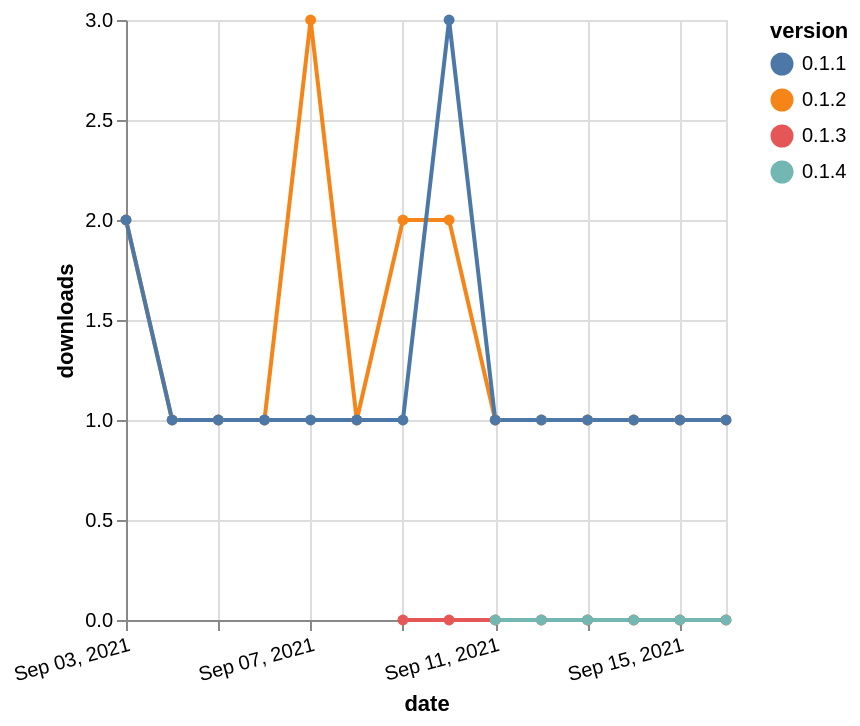

Specify this chart in Vega-Lite:
### Vega-Lite specification from a JSON file in a GitHub repository (floating-point values rounded to 4 significant figures)
{"$schema": "https://vega.github.io/schema/vega-lite/v5.json", "description": "A simple bar chart with embedded data.", "data": {"values": [{"date": "2021-09-09", "total": 10, "delta": 0, "version": "0.1.3"}, {"date": "2021-09-10", "total": 14, "delta": 0, "version": "0.1.3"}, {"date": "2021-09-11", "total": 15, "delta": 0, "version": "0.1.3"}, {"date": "2021-09-12", "total": 17, "delta": 0, "version": "0.1.3"}, {"date": "2021-09-13", "total": 19, "delta": 0, "version": "0.1.3"}, {"date": "2021-09-14", "total": 20, "delta": 0, "version": "0.1.3"}, {"date": "2021-09-15", "total": 21, "delta": 0, "version": "0.1.3"}, {"date": "2021-09-16", "total": 22, "delta": 0, "version": "0.1.3"}, {"date": "2021-09-03", "total": 91, "delta": 2, "version": "0.1.2"}, {"date": "2021-09-04", "total": 92, "delta": 1, "version": "0.1.2"}, {"date": "2021-09-05", "total": 93, "delta": 1, "version": "0.1.2"}, {"date": "2021-09-06", "total": 94, "delta": 1, "version": "0.1.2"}, {"date": "2021-09-07", "total": 97, "delta": 3, "version": "0.1.2"}, {"date": "2021-09-08", "total": 98, "delta": 1, "version": "0.1.2"}, {"date": "2021-09-09", "total": 100, "delta": 2, "version": "0.1.2"}, {"date": "2021-09-10", "total": 102, "delta": 2, "version": "0.1.2"}, {"date": "2021-09-11", "total": 103, "delta": 1, "version": "0.1.2"}, {"date": "2021-09-12", "total": 104, "delta": 1, "version": "0.1.2"}, {"date": "2021-09-13", "total": 105, "delta": 1, "version": "0.1.2"}, {"date": "2021-09-14", "total": 106, "delta": 1, "version": "0.1.2"}, {"date": "2021-09-15", "total": 107, "delta": 1, "version": "0.1.2"}, {"date": "2021-09-16", "total": 108, "delta": 1, "version": "0.1.2"}, {"date": "2021-09-11", "total": 9, "delta": 0, "version": "0.1.4"}, {"date": "2021-09-12", "total": 15, "delta": 0, "version": "0.1.4"}, {"date": "2021-09-13", "total": 18, "delta": 0, "version": "0.1.4"}, {"date": "2021-09-14", "total": 25, "delta": 0, "version": "0.1.4"}, {"date": "2021-09-15", "total": 27, "delta": 0, "version": "0.1.4"}, {"date": "2021-09-16", "total": 29, "delta": 0, "version": "0.1.4"}, {"date": "2021-09-03", "total": 177, "delta": 2, "version": "0.1.1"}, {"date": "2021-09-04", "total": 178, "delta": 1, "version": "0.1.1"}, {"date": "2021-09-05", "total": 179, "delta": 1, "version": "0.1.1"}, {"date": "2021-09-06", "total": 180, "delta": 1, "version": "0.1.1"}, {"date": "2021-09-07", "total": 181, "delta": 1, "version": "0.1.1"}, {"date": "2021-09-08", "total": 182, "delta": 1, "version": "0.1.1"}, {"date": "2021-09-09", "total": 183, "delta": 1, "version": "0.1.1"}, {"date": "2021-09-10", "total": 186, "delta": 3, "version": "0.1.1"}, {"date": "2021-09-11", "total": 187, "delta": 1, "version": "0.1.1"}, {"date": "2021-09-12", "total": 188, "delta": 1, "version": "0.1.1"}, {"date": "2021-09-13", "total": 189, "delta": 1, "version": "0.1.1"}, {"date": "2021-09-14", "total": 190, "delta": 1, "version": "0.1.1"}, {"date": "2021-09-15", "total": 191, "delta": 1, "version": "0.1.1"}, {"date": "2021-09-16", "total": 192, "delta": 1, "version": "0.1.1"}]}, "width": "container", "mark": {"type": "line", "point": {"filled": true}}, "encoding": {"x": {"field": "date", "type": "temporal", "timeUnit": "yearmonthdate", "title": "date", "axis": {"labelAngle": -15}}, "y": {"field": "delta", "type": "quantitative", "title": "downloads"}, "color": {"field": "version", "type": "nominal"}, "tooltip": {"field": "delta"}}}
